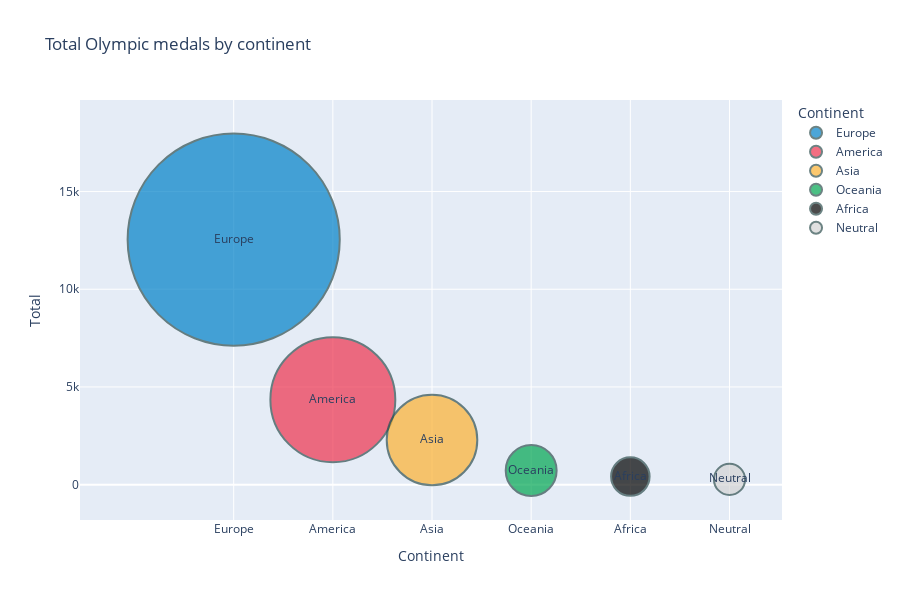

The notebook cell saved with this chart:
### Code cell
fig = px.scatter(
    df_continent_totals,
    x='continent',                     
    y='total',                         
    size='total',                      # La taille de la bulle est proportionnelle au total
    color='continent',                 # La couleur basée sur le continent
    color_discrete_map=OLYMPIC_RING_COLOR, 
    hover_name='continent',            
    text='continent',                  # Affiche le nom du continent DANS la bulle
    size_max=150,                      
    title='Total Olympic medals by continent'
)

fig.update_layout(
    xaxis_title="Continent",
    yaxis_title="Total",
    legend_title="Continent",
    width=900,
    height=600,
)

fig.update_traces(
    textposition='middle center',       
    marker=dict(line=dict(width=2, color='DarkSlateGrey')), 
    mode='markers+text'                 
)

fig.show()

### Figure 1 — Plotly figure (JSON) as saved in the notebook; plotly's stock layout.template omitted (floating-point values rounded to 4 significant figures)
{"data": [{"hovertemplate": "<b>%{hovertext}</b><br><br>continent=%{text}<br>total=%{marker.size}<extra></extra>", "hovertext": ["Europe"], "legendgroup": "Europe", "marker": {"color": "#0081c8", "line": {"color": "DarkSlateGrey", "width": 2}, "size": [12542], "sizemode": "area", "sizeref": 0.5574, "symbol": "circle"}, "mode": "markers+text", "name": "Europe", "orientation": "v", "showlegend": true, "text": ["Europe"], "textposition": "middle center", "type": "scatter", "x": ["Europe"], "xaxis": "x", "y": [12542], "yaxis": "y"}, {"hovertemplate": "<b>%{hovertext}</b><br><br>continent=%{text}<br>total=%{marker.size}<extra></extra>", "hovertext": ["America"], "legendgroup": "America", "marker": {"color": "#ee334e", "line": {"color": "DarkSlateGrey", "width": 2}, "size": [4350], "sizemode": "area", "sizeref": 0.5574, "symbol": "circle"}, "mode": "markers+text", "name": "America", "orientation": "v", "showlegend": true, "text": ["America"], "textposition": "middle center", "type": "scatter", "x": ["America"], "xaxis": "x", "y": [4350], "yaxis": "y"}, {"hovertemplate": "<b>%{hovertext}</b><br><br>continent=%{text}<br>total=%{marker.size}<extra></extra>", "hovertext": ["Asia"], "legendgroup": "Asia", "marker": {"color": "#fcb131", "line": {"color": "DarkSlateGrey", "width": 2}, "size": [2287], "sizemode": "area", "sizeref": 0.5574, "symbol": "circle"}, "mode": "markers+text", "name": "Asia", "orientation": "v", "showlegend": true, "text": ["Asia"], "textposition": "middle center", "type": "scatter", "x": ["Asia"], "xaxis": "x", "y": [2287], "yaxis": "y"}, {"hovertemplate": "<b>%{hovertext}</b><br><br>continent=%{text}<br>total=%{marker.size}<extra></extra>", "hovertext": ["Oceania"], "legendgroup": "Oceania", "marker": {"color": "#00a651", "line": {"color": "DarkSlateGrey", "width": 2}, "size": [723], "sizemode": "area", "sizeref": 0.5574, "symbol": "circle"}, "mode": "markers+text", "name": "Oceania", "orientation": "v", "showlegend": true, "text": ["Oceania"], "textposition": "middle center", "type": "scatter", "x": ["Oceania"], "xaxis": "x", "y": [723], "yaxis": "y"}, {"hovertemplate": "<b>%{hovertext}</b><br><br>continent=%{text}<br>total=%{marker.size}<extra></extra>", "hovertext": ["Africa"], "legendgroup": "Africa", "marker": {"color": "#000000", "line": {"color": "DarkSlateGrey", "width": 2}, "size": [413], "sizemode": "area", "sizeref": 0.5574, "symbol": "circle"}, "mode": "markers+text", "name": "Africa", "orientation": "v", "showlegend": true, "text": ["Africa"], "textposition": "middle center", "type": "scatter", "x": ["Africa"], "xaxis": "x", "y": [413], "yaxis": "y"}, {"hovertemplate": "<b>%{hovertext}</b><br><br>continent=%{text}<br>total=%{marker.size}<extra></extra>", "hovertext": ["Neutral"], "legendgroup": "Neutral", "marker": {"color": "Lightgray", "line": {"color": "DarkSlateGrey", "width": 2}, "size": [270], "sizemode": "area", "sizeref": 0.5574, "symbol": "circle"}, "mode": "markers+text", "name": "Neutral", "orientation": "v", "showlegend": true, "text": ["Neutral"], "textposition": "middle center", "type": "scatter", "x": ["Neutral"], "xaxis": "x", "y": [270], "yaxis": "y"}], "layout": {"height": 600, "legend": {"itemsizing": "constant", "title": {"text": "Continent"}, "tracegroupgap": 0}, "title": {"text": "Total Olympic medals by continent"}, "width": 900, "xaxis": {"anchor": "y", "categoryarray": ["Europe", "America", "Asia", "Oceania", "Africa", "Neutral"], "categoryorder": "array", "domain": [0, 1], "title": {"text": "Continent"}}, "yaxis": {"anchor": "x", "domain": [0, 1], "title": {"text": "Total"}}}}
